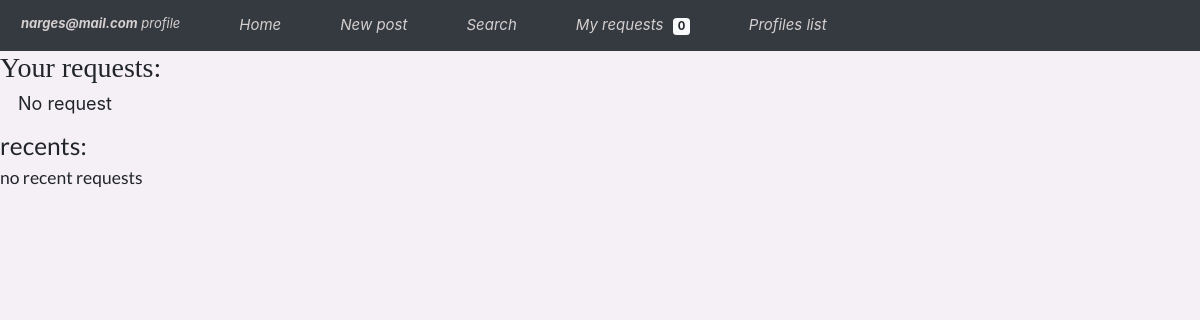
The app's page /profiles/follow_requests/ (signed in), older data.
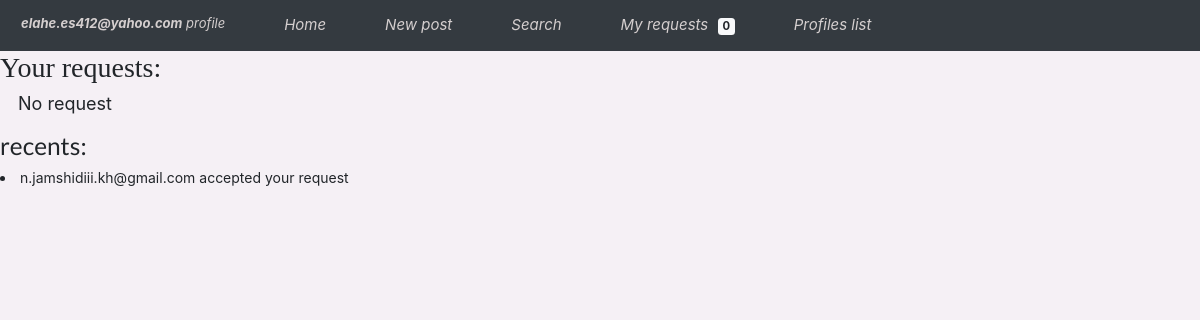
The same page, newer data.
### apps/profiles/models.py (models this page shows, shortened)
class Profile(AbstractBaseUser, PermissionsMixin):
    email = models.EmailField(unique=True, null=False)
    first_name = models.CharField(max_length=200, blank=True)
    last_name = models.CharField(max_length=200, blank=True)
    bio = models.TextField(default='', blank=True, max_length=300)
    avatar = models.ImageField(upload_to='avatars/', default='avatar.png')
    website = models.URLField(max_length=300, blank=True)
    GENDER = [('Female', 'Female'), ('Male', 'Male')]
    gender = models.CharField(choices=GENDER, max_length=6, blank=True)
    created = models.DateTimeField(auto_now_add=True)
    updated = models.DateTimeField(auto_now=True)
    follower = models.ManyToManyField('profiles.Profile', blank=True, related_name='profile')
    following = models.ManyToManyField('profiles.Profile', blank=True, related_name='followings')
    slug = AutoSlugField(populate_from=['email'], unique=True)
    is_active = models.BooleanField('active', default=True)
    is_superuser = models.BooleanField('superuser', default=False)
    is_staff = models.BooleanField('staff', default=False)
    USERNAME_FIELD = 'email'
    REQUIRED_FIELDS = []
    objects = CustomUserManager()
    def __str__(self):
        return '{}'.format(self.email)

class FollowRequest(models.Model):
    following = models.ForeignKey(Profile, on_delete=models.CASCADE, related_name="who_follows")
    follower = models.ForeignKey(Profile, on_delete=models.CASCADE, related_name="who_is_followed")
    STATUS_CHOICES = (('send', 'send'), ('accepted', 'accepted'))
    status = models.CharField(max_length=8, choices=STATUS_CHOICES)
    created = models.DateTimeField(auto_now=True)
    updated = models.DateTimeField(auto_now_add=True)
    objects = FollowRequestManager()

### apps/profiles/views.py (the view)
# urls.py: path('follow_requests/', received_requests_view, name='follow_requests'),
@login_required
def received_requests_view(request):
    profile = Profile.objects.get(email=request.user)
    qs = FollowRequest.objects.requests_received(profile)
    is_empty = False
    if len(qs) == 0:
        is_empty = True
    sent_requests = FollowRequest.objects.filter(follower=profile.id).filter(status='accepted').order_by('-updated')[:2]
    context = {
        'sent_requests': sent_requests,
        'requests': qs,
        'is_empty': is_empty,
    }
    return render(request, 'profiles/my_requests.html', context)

### apps/profiles/models.py (called while the page is built)
    def requests_received(self, following):
        qs = FollowRequest.objects.filter(following=following, status='send')
        return qs

### apps/profiles/templatetags/profile_tags.py (called while the page is built)
@register.filter(name='counting')
def number_of_requests(user):
    return FollowRequest.objects.filter(following=user).count()

### apps/profiles/templates/profiles/my_requests.html (shortened to what this page needs)
{% extends 'base.html' %}
{% block content %}
<h2 style="font-family: 'Bitstream Vera Sans'"> Your requests:</h2>
    {% if is_empty %}
        <p style="font-size: 18px; margin-left: 1em">No request</p>
    {% endif %}
<h3>recents:</h3>
{% if sent_requests.count == 0 %}
<h5>no recent requests</h5>
{% else %}
{% for req in sent_requests %}
<li>{{ req.following }} accepted your request</li>
{% endfor %}
{% endif %}
</div>
{% endblock content %}

### templates/base.html (shortened to what this page needs)
{% load static %}
<!doctype html>
<html lang="en">
<head>
    <link rel="stylesheet" href="https://maxcdn.bootstrapcdn.com/bootstrap/4.5.2/css/bootstrap.min.css">
    <link rel="stylesheet" href="//code.jquery.com/ui/1.12.1/themes/base/jquery-ui.css">
    <link rel="stylesheet" type='text/css'
          href="https://cdnjs.cloudflare.com/ajax/libs/semantic-ui/2.2.14/semantic.min.css">
</head>
<body>
{% include 'menu.html' %}
<div class="ui container" style="background-color: #f5f0f5;padding: 0;width: 100%;">
    {% block content %}
    {% endblock content %}
</body>
</html>

### templates/menu.html (shortened to what this page needs)
<!DOCTYPE html>
<html lang="en">
<head>
    <link rel="stylesheet" href="https://maxcdn.bootstrapcdn.com/bootstrap/4.5.2/css/bootstrap.min.css">
</head>
{% load post_custom_tags %}
{% load profile_tags %}
{% load static %}
<body style="background-color: #f5f0f5">
<header>
    <nav class="navbar navbar-expand-md bg-dark navbar-dark">
        <div class="collapse navbar-collapse" id="collapsibleNavbar">
            <ul class="navbar-nav" style="justify-content: space-between;font-size: 15px">
                {% if request.user.is_authenticated %}
                    <li class="nav-item" style="position: relative; margin-right: 3em">
                        <a class="nav-link" style="font-size: 13px"
                           href={% url 'profiles:profile-detail-view' request.user.slug %} data-toggle="tooltip"
                           data-placement="top" title="my profile">
                            <i style="color: #d5cfcf"><b>{{ request.user.email }}</b> profile</i>
                        </a>
                    </li>
                    <li class="nav-item" style="position: relative; margin-right: 3em">
                        <a class="nav-link" href={% url 'posts:main-post-view' %} data-toggle="tooltip"
                           data-placement="top" title="contacts posts">
                                <i style="color: #d5cfcf">Home</i>
                        </a>
                    </li>
                    <li class="nav-item" style="position: relative; margin-right: 3em">
                        <a class="nav-link" href={% url 'posts:new_post' %} data-toggle="tooltip" data-placement="top"
                           title="new post">
                            <i style="color: #d5cfcf">New post</i>
                        </a>
                    </li>
                    <li class="nav-item" style="position: relative; margin-right: 3em">
                        <a class="nav-link" href={% url 'profiles:search' %} data-toggle="tooltip" data-placement="top"
                           title="search">
                            <i style="color: #d5cfcf">Search</i>
                        </a>
                    </li>
                    <li class="nav-item" style="position: relative; margin-right: 3em">
                        <a class="nav-link" href={% url 'profiles:follow_requests' %} data-toggle="tooltip"
                           data-placement="top"
                           title="my requests">
                            <i style="color: #d5cfcf">My requests</i>
                            <span class="badge badge-light"
                                  style="margin-left: 0.5em"> {{ request.user|counting }} </span>
                        </a>
                    </li>
                    <li class="nav-item" style="position: relative; margin-right: 3em">
                        <a class="nav-link" href={% url 'profiles:profiles_list' %} data-toggle="tooltip"
                           data-placement="top"
                           title="profiles list">
                                <i style="color: #d5cfcf">Profiles list</i>
                        </a>
                    </li>
                {% endif %}
            </ul>
        </div>
    </nav>
</header>
</body>
</html>

### templates/base.html (style rules this page uses)
body { font-family: "Lato", sans-serif; }

Row changes from the older to the newer data that the page shows:
changed Profile: user.email "narges@mail.com" → "elahe.es412@yahoo.com"
added FollowRequest: following "n.jamshidiii.kh@gmail.com"
Text that changed along with them:
text no longer shown: "no recent requests"
